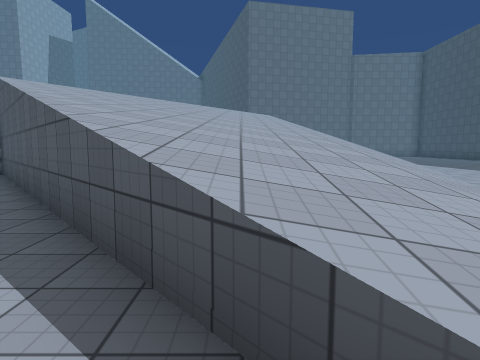
[1] (above)

24 first-person views from a walk through a 3-D level made in the Unity game engine. The camera is 1.4 m above the floor, tilts 6° down and sees 75° across. The floor is counted in squares, 2 m on a side. Each view is taken from the middle of a square. On the plan, view 1 faces up. The plan holds only what a view shows up to about 10 squares ahead; the rest is blank. The place goes on beyond the plan. Some animated figures are not drawn. Surface patterns are stand-ins for the level's own textures.

[2]
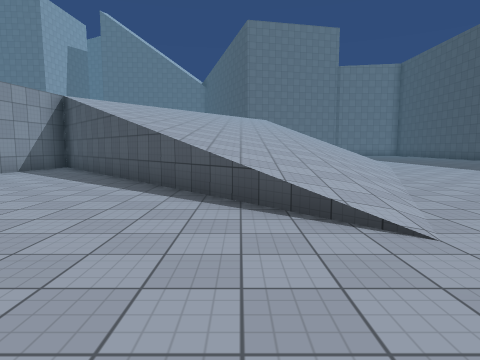

[3]
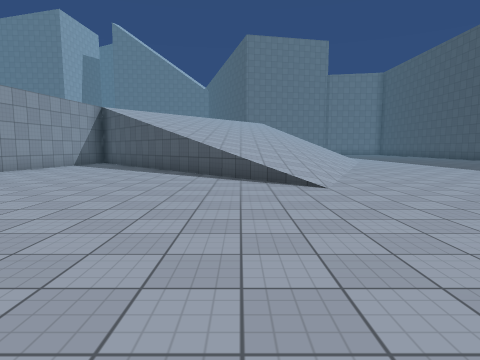

[4]
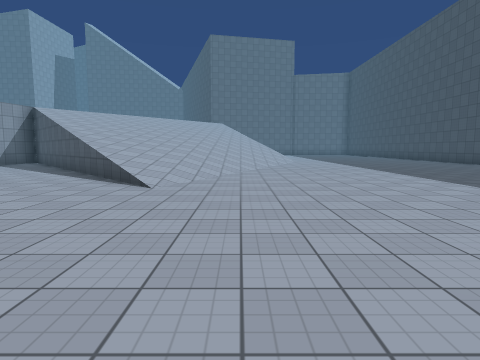

[5]
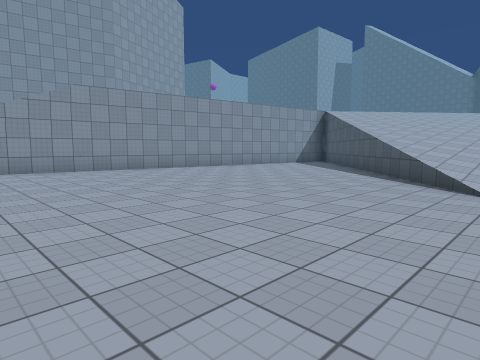

[6]
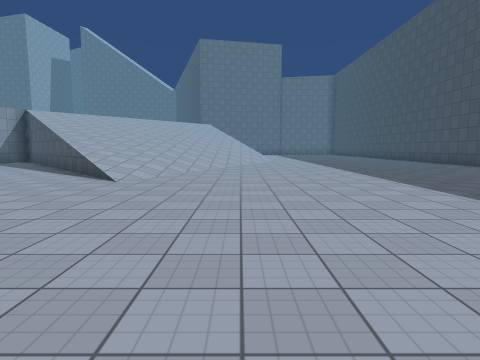

[7]
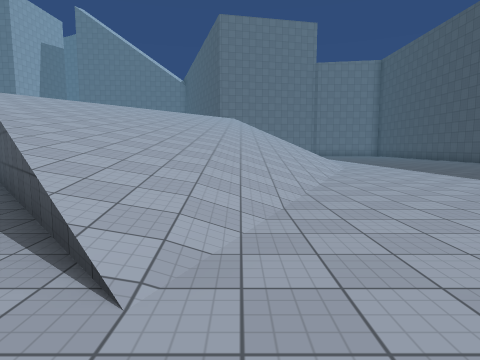

[8]
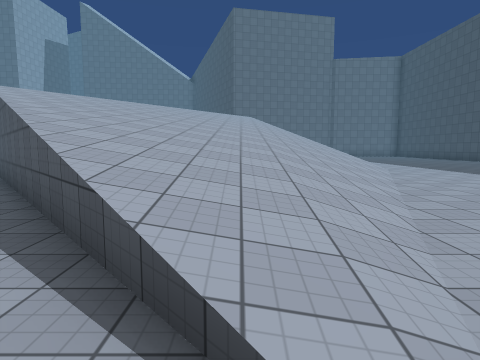

[9]
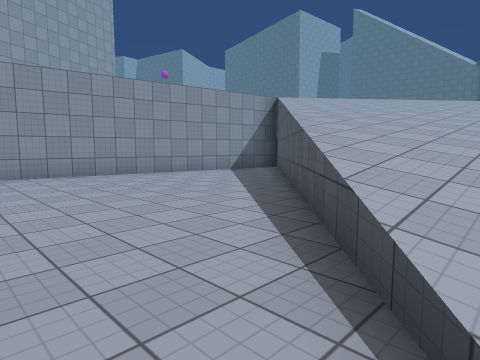

[10]
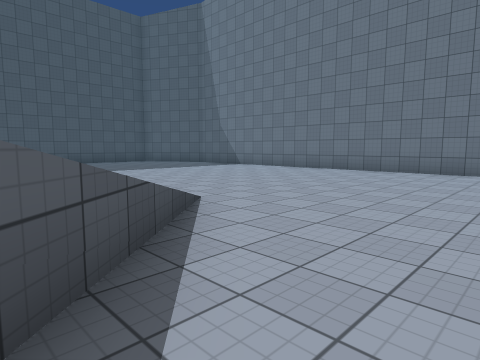

[11]
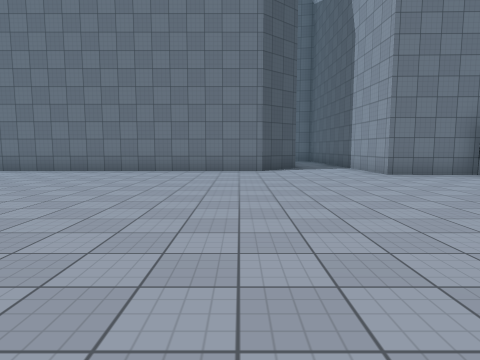

[12]
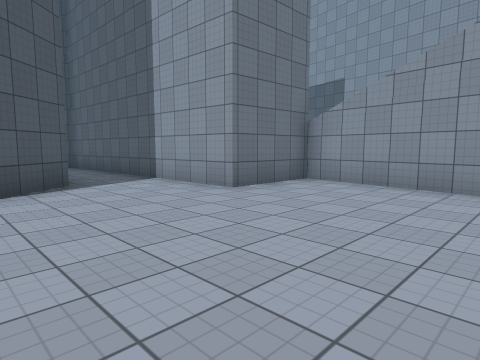

[13]
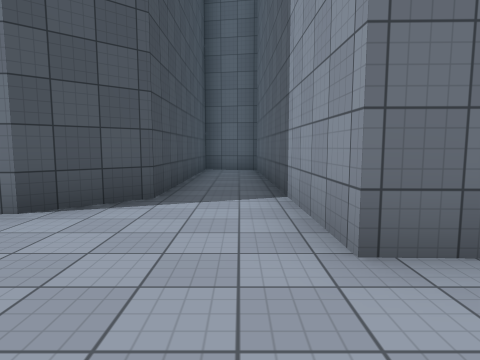

[14]
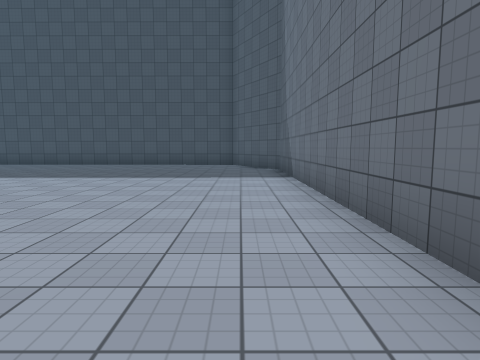

[15]
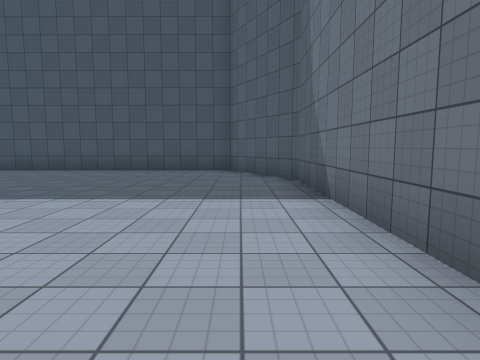

[16]
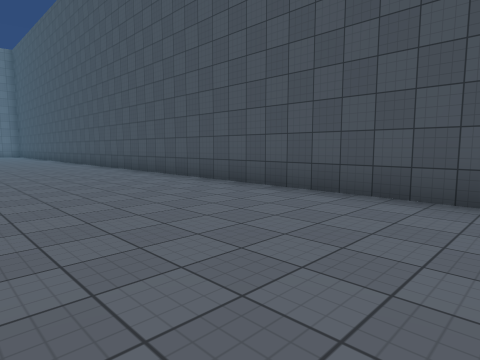

[17]
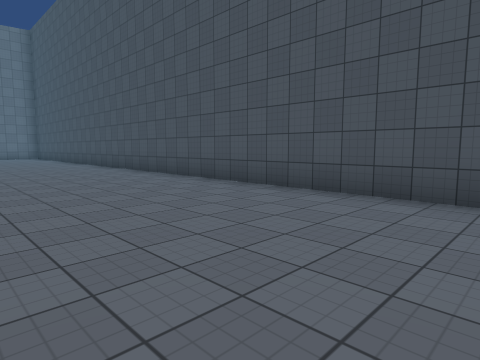

[18]
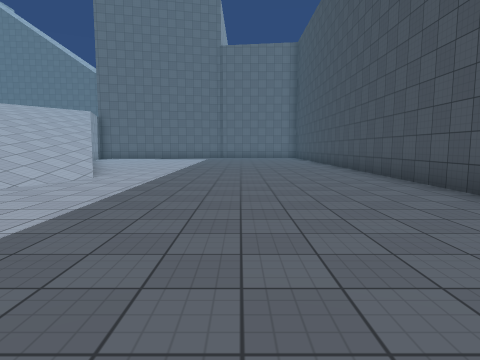

[19]
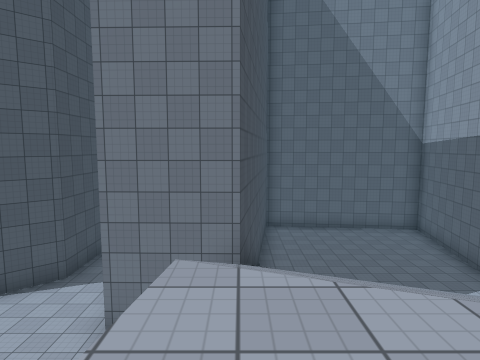

[20]
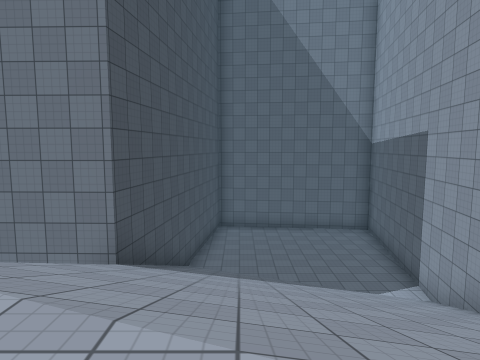

[21]
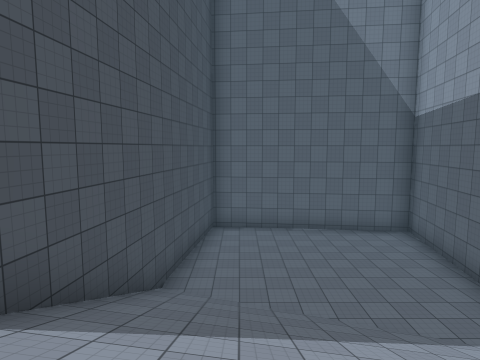

[22]
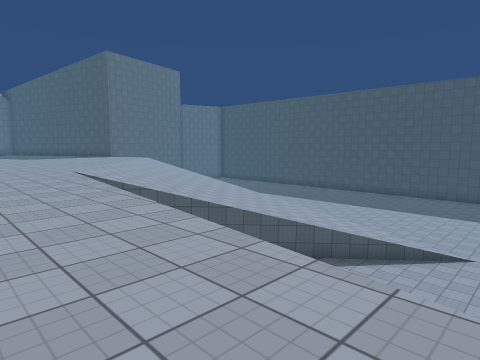

[23]
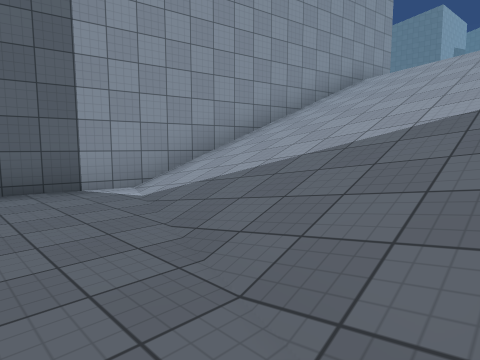

[24]
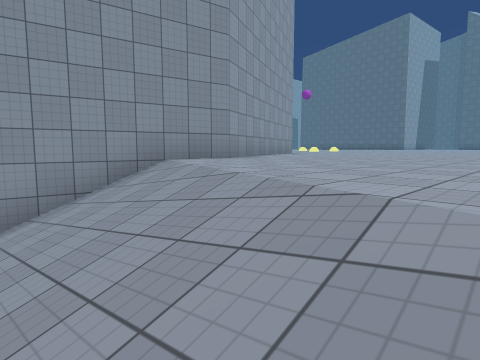

### Floor plan
Key: @ floor where view 1 was taken; # wall or solid block; . main floor; - floor 0.5 m lower than the main floor; : floor 5 m higher than the main floor; / step, stairs or slope; = window, fence, low wall or low ledge.
Columns run from 16 left of view 1 to 13 right of it. Each row starts with its distance up from view 1.
 12                   ///........#
 11                   ////.......#
 10             ////// ///.......#
  9          ::///////////.......#
  8         ::////////////.......#
  7      :: ::////////////.......#
  6     ::::::../////////........#
  5    :::::::...////////........#
  4  #::::::::...///////.........#
  3  ##:::::::....//////.........#
  2   #::::::/.....#///..........#
  1   ##:::::#......=//..........#
  0    #:::::/......@/...........#
 -1   ##:::::....................#
 -2   #////::....................#
 -3   #//////....................#
 -4   #//////....................#
 -5   #//////....................#
 -6   #/////###.................##
 -7  ##/////###...............###
 -8  #-/////# #..##############
 -9  #----//# #..#
-10  #------# #..#
-11  #------# #..#
-12 ##------# #.##
-13 #------## #.#
-14 ########  ###

Where each view was taken, in squares from view 1:
view 1: 0 up, 0 right, facing up
view 2: 3 down, 0 right, facing up
view 3: 6 down, 0 right, facing up
view 4: 6 down, 3 right, facing up
view 5: 6 down, 2 right, facing up-left
view 6: 7 down, 4 right, facing up
view 7: 2 down, 2 right, facing up
view 8: 1 down, 1 right, facing up
view 9: 1 down, 1 right, facing up-left
view 10: 2 up, 2 left, facing down-right
view 11: 2 up, 2 left, facing down
view 12: 2 down, 2 left, facing down-left
view 13: 4 down, 5 left, facing down
view 14: 6 down, 0 right, facing right
view 15: 6 down, 3 right, facing right
view 16: 4 down, 8 right, facing up-right
view 17: 1 up, 8 right, facing up-right
view 18: 2 up, 9 right, facing up
view 19: 1 down, 8 left, facing down
view 20: 1 down, 10 left, facing down
view 21: 4 down, 10 left, facing down
view 22: 2 down, 9 left, facing up-right
view 23: 10 down, 9 left, facing up-left
view 24: 4 down, 8 left, facing up-left
